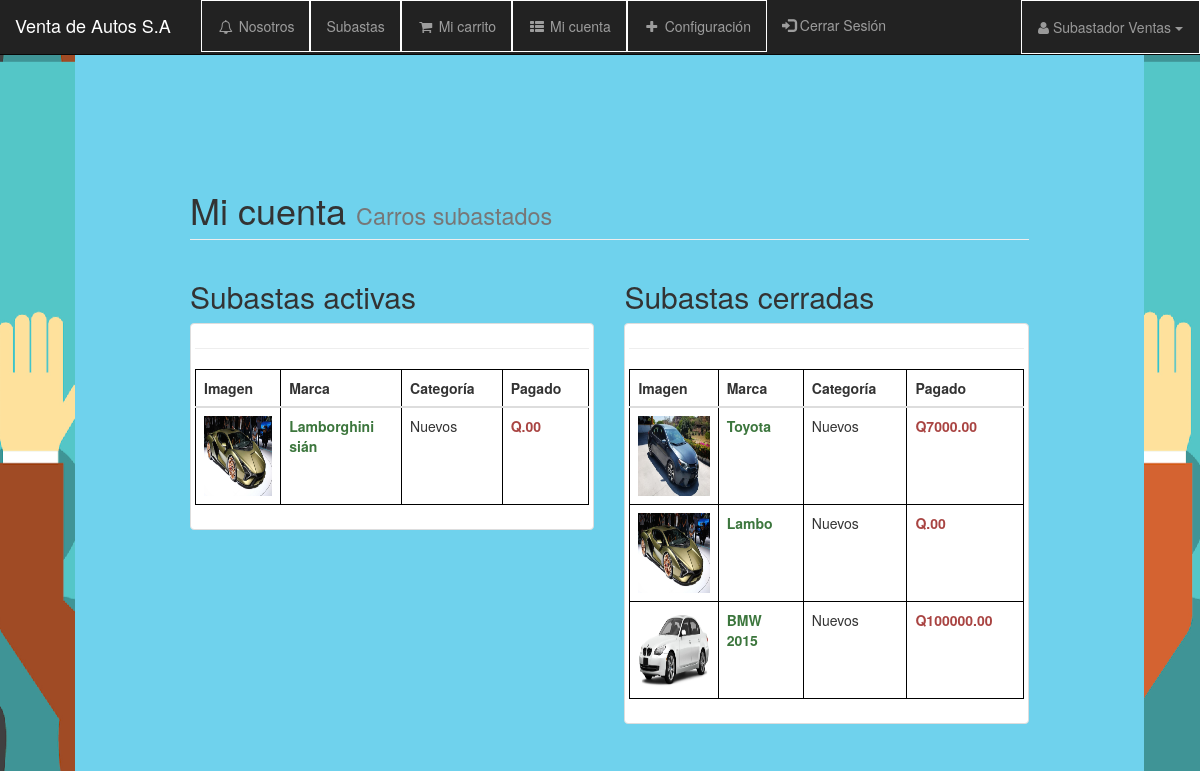
Page /cuenta.php (signed in) on the committed database.
### tables this page shows
CREATE TABLE `carros` (
  `id_carro` int(11) NOT NULL,
  `marca` varchar(100) NOT NULL,
  `cc` varchar(20) NOT NULL,
  `modelo` varchar(20) NOT NULL,
  `descripcion` varchar(300) DEFAULT NULL,
  `imagen` varchar(300) DEFAULT NULL,
  `imagen1` varchar(300) DEFAULT NULL,
  `imagen2` varchar(300) DEFAULT NULL,
  `id_categoria` int(11) DEFAULT NULL
);

CREATE TABLE `categoria` (
  `id_categoria` int(11) NOT NULL,
  `categoria` varchar(100) NOT NULL,
  `descripcion` varchar(300) DEFAULT NULL
);

CREATE TABLE `oferta` (
  `id_oferta` int(11) NOT NULL,
  `oferta` int(11) NOT NULL,
  `estado` int(11) NOT NULL,
  `fecha` datetime NOT NULL,
  `id_subasta` int(11) NOT NULL,
  `comprador` int(11) NOT NULL
);

### config.php (called while the page is built)
<?php
  $serv="localhost";
  $user="root";
  $pass="";
  $namedb="svi";
?>

### conexion/Conexion.php (called while the page is built, shortened)
<?php
    class Conexion{
    private $conn = null;
    public function __construct(){
        include("config.php");
        $this->conn = new mysqli($serv, $user, $pass, $namedb);
        $this->conn->set_charset("utf8");
    }
    public function select($qry){
        $result = $this->conn->query($qry);
        return $result;
    }
}
?>

### cuenta.php (the view, shortened to what this page needs)
<?php
  include ("conexion/Conexion.php");
  $bd = new Conexion();
?>
<!DOCTYPE html>
<html lang="es">
<head>
    <link href="css/bootstrap.min.css" rel="stylesheet">
    <link href="css/sb-admin.css" rel="stylesheet">
    <link href="css/plugins/morris.css" rel="stylesheet">
    <link href="font-awesome/css/font-awesome.min.css" rel="stylesheet" type="text/css">
</head>
<body background="imagenes/subasta.png" width="65px">
    <div id="wrapper">
        <nav class="navbar navbar-inverse navbar-fixed-top" role="navigation">
            <div class="navbar-header">
                <a class="navbar-brand" href="subastas.php">Venta de Autos S.A</a>
            </div>
            <?php
              include ("header.php");
            ?>
            <?php
              include ("sidebar.php");
            ?>
        </nav>
        <div id="page-wrapper" >
            <div class="container-fluid" >
                <div class="row">
                    <div class="col-lg-12">
                        <h1 class="page-header">
                            Mi cuenta <small>Carros subastados</small>
                        </h1>
                    </div>
                </div>
                <div class="row">
                  <div class="col-lg-6">
                    <div class="table-responsive">
                      <h2>Subastas activas</h2>
                       <div class="thumbnail">
                      <hr>
                        <table class="table table-dark">
                            <thead>
                                <tr>
                                    <th>Imagen</th>
                                    <th>Marca</th>
                                    <th>Categoría</th>
                                    <th>Pagado</th>
                                </tr>
                            </thead>
                            <tbody>
                  <?php
                          $iduser = $_SESSION['id_usuario'];
                          $res = $bd->select("SELECT * from subasta where subastador=$iduser and estado=0 order by id_subasta desc");
                          if($res->num_rows > 0){
                            while($row = $res->fetch_assoc()){
                              $sub = $row["id_subasta"];
                              $id_carro = $row["id_carro"];
                              $res2 = $bd->select("SELECT * from carros where id_carro=$id_carro");
                              if($res2->num_rows > 0){
                                while($row2 = $res2->fetch_assoc()){
                                  $nombre_p = $row2["marca"];
                                  $imagen_p = $row2["imagen"];
                                  $catego_p = $row2["id_categoria"];
                                  $result = $bd->select("SELECT * from categoria where id_categoria=$catego_p");
                                  $categoria_arr = mysqli_fetch_array($result);
                                  $categoria = $categoria_arr["categoria"];
                                  $result1 = $bd->select("SELECT * from oferta where id_subasta=$sub order by id_oferta desc limit 1");
                                  $oferta = mysqli_fetch_array($result1);
                                  $of_final = $oferta["oferta"];
                                  ?>
                                      <tr>
                                          <td width="180px">
                                            <center>
                                              <a href="<?php echo "subasta.php?id=$sub"; ?>">
                                                <img src="<?php echo "imagenes/Vehiculos/$imagen_p";?>" style="height: 80px;">
                                              </a>
                                            </center>
                                          </td>
                                          <td><?php echo "<b class='text-success'>$nombre_p</b>";?></td>
                                          <td><?php echo $categoria;?></td>
                                          <td><?php echo "<b class='text-danger'>Q$of_final.00</b>";?></td>
                                      </tr>
                                  <?php
                                }
                              }
                            }
                          }
                  ?>
                            </tbody>
                        </table>
                    </div>
                </div>
                </div>
                  <div class="col-lg-6">
                    <div class="table-responsive">
                      <h2>Subastas cerradas</h2>
                      <div class="thumbnail">
                      <hr>
                        <table class="table table-dark">
                            <thead>
                                <tr>
                                    <th scope="col">Imagen</th>
                                    <th scope="col">Marca</th>
                                    <th scope="col">Categoría</th>
                                    <th scope="col">Pagado</th>
                                </tr>
                            </thead>
                            <tbody>
                  <?php
                          $iduser = $_SESSION['id_usuario'];
                          $res = $bd->select("SELECT * from subasta where subastador=$iduser and estado=1 order by id_subasta desc");
                          if($res->num_rows > 0){
                            while($row = $res->fetch_assoc()){
                              $sub = $row["id_subasta"];
                              $id_carro = $row["id_carro"];
                              $res2 = $bd->select("SELECT * from carros where id_carro=$id_carro");
                              if($res2->num_rows > 0){
                                while($row2 = $res2->fetch_assoc()){
                                  $nombre_p = $row2["marca"];
                                  $imagen_p = $row2["imagen"];
                                  $catego_p = $row2["id_categoria"];
                                  $result = $bd->select("SELECT * from categoria where id_categoria=$catego_p");
                                  $categoria_arr = mysqli_fetch_array($result);
                                  $categoria = $categoria_arr["categoria"];
                                  $result1 = $bd->select("SELECT * from oferta where id_subasta=$sub order by id_oferta desc limit 1");
                                  $oferta = mysqli_fetch_array($result1);
                                  $of_final = $oferta["oferta"];
                                  ?>
                                      <tr>
                                          <td width="180px">
                                            <center>
                                              <a href="<?php echo "subasta.php?id=$sub"; ?>">
                                                <img src="<?php echo "imagenes/Vehiculos/$imagen_p";?>" style="height: 80px;">
                                              </a>
                                            </center>
                                          </td>
                                          <td><?php echo "<b class='text-success'>$nombre_p</b>";?></td>
                                          <td><?php echo $categoria;?></td>
                                          <td><?php echo "<b class='text-danger'>Q$of_final.00</b>";?></td>
                                      </tr>
                                  <?php
                                }
                              }
                            }
                          }
                  ?>
                            </tbody>
                        </table>
                    </div>
                </div>
                </div>
              </div>
            </div>
        </div>
    </div>
</body>
</html>

### header.php (shortened to what this page needs)
<ul class="nav navbar-right top-nav">
    <li class="dropdown">
        <a href="#" class="btn btn-secondary dropdown-toggle" data-toggle="dropdown"><i class="fa fa-user"></i> <?php echo $_SESSION["nomb_comp"]; ?> <b class="caret"></b></a>
    </li>
</ul>
<?php
    $res_1 = $bd->select("SELECT * from subasta where estado = 0");
?>

### sidebar.php (shortened to what this page needs)
<div class="collapse navbar-collapse navbar-ex1-collapse">
    <ul class="nav navbar-nav top-nav">
        <li>
            <a href="index.php"><i class="fa fa-fw fa-bell-o"></i> Nosotros</a>
        </li>
        <li class="dropdown">
        <a class="nav-link dropdown-toggle" href="#" id="navbarDropdownMenuLink" data-toggle="dropdown" aria-haspopup="true" aria-expanded="false">
          Subastas
        </a>
      </li>
        <li>
            <a href="carrito.php"><i class="fa fa-fw fa-shopping-cart"></i> Mi carrito</a>
        </li>
        <li>
            <a href="cuenta.php"><i class="fa fa-fw fa-th-list"></i> Mi cuenta</a>
        </li>
        <li>
            <a href="configuracion.php"><i class="fa fa-fw fa-plus"></i> Configuración</a>
        </li>
         <ul class="nav navbar-nav navbar-right">
      <li><a href="logout.php"><span class="glyphicon glyphicon-log-in"></span> Cerrar Sesión </a></li>
    </ul>
    </ul>
</div>

### css/sb-admin.css (style rules this page uses)
body { margin-top: 100px; background-color: #646464; background-position: center; }
@media (min-width:900px) { body { margin-top: 50px; } }
#wrapper { padding-left: 100; padding-right: : 100; }
#page-wrapper { width: 95%; padding: 10; background-color: #6fd2ed; }
@media (min-width:768px) { #wrapper { padding-left: 75px; } }
@media (min-width:768px) { #page-wrapper { padding: 100px; } }
.top-nav { padding: 0 15px; }
.top-nav>li { display: inline-block; float: left; border: 1px solid white; }
.top-nav>li>a { padding-top: 15px; padding-bottom: 15px; line-height: 20px; color: #999; }
table { width: 100%; border: 1px solid #000; }
th, td { width: 1%; text-align: left; vertical-align: top; border: 1px solid #000; }

### rows in the picture
carros: imagen (picture), marca "Lamborghini sián", id_categoria.categoria "Nuevos"
carros: imagen (picture), marca "Toyota", id_categoria.categoria "Nuevos", oferta.oferta "7000"
carros: imagen (picture), marca "Lambo", id_categoria.categoria "Nuevos"
carros: imagen (picture), marca "BMW 2015", id_categoria.categoria "Nuevos", oferta.oferta "100000"

### other values in the picture
$_SESSION["nomb_comp"] "Subastador Ventas"
